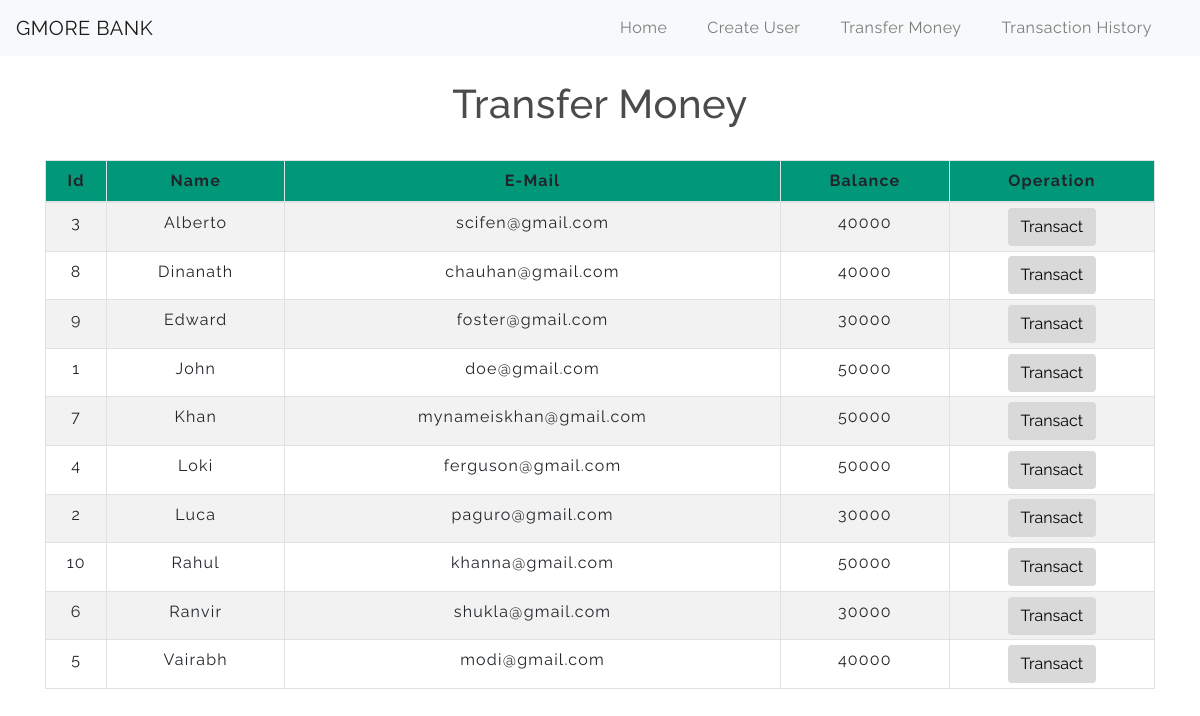
The app's page /transfermoney.php with its own data.
### tables this page shows
CREATE TABLE `users` (
  `id` int(3) NOT NULL,
  `name` text NOT NULL,
  `email` varchar(30) NOT NULL,
  `balance` int(8) NOT NULL
);

### transfermoney.php (the view, shortened to what this page needs)
<!DOCTYPE html>
<html lang="en">
<head>
    <link rel="stylesheet" href="https://maxcdn.bootstrapcdn.com/bootstrap/4.0.0/css/bootstrap.min.css">
    <link rel="stylesheet" href="css/table.css">
    <link rel="stylesheet" href="css/navbar.css">
</head>
<body>
<?php
    include 'config.php';
    $sql = "SELECT * FROM users order by name";
    $result = mysqli_query($conn,$sql);
?>
<?php
  include 'navbar.php';
?>
<div class="container">
        <h2 class="text-center pt-4">Transfer Money</h2>
        <br>
            <div class="row">
                <div class="col">
                    <div class="table-responsive-sm">
                    <table class="table table-hover table-sm table-striped table-condensed table-bordered">
                        <thead>
                            <tr>
                            <th scope="col" class="text-center py-2">Id</th>
                            <th scope="col" class="text-center py-2">Name</th>
                            <th scope="col" class="text-center py-2">E-Mail</th>
                            <th scope="col" class="text-center py-2">Balance</th>
                            <th scope="col" class="text-center py-2">Operation</th>
                            </tr>
                        </thead>
                        <tbody>
                <?php
                    while($rows=mysqli_fetch_assoc($result)){
                ?>
                    <tr>
                        <td class="py-2"><?php echo $rows['id'] ?></td>
                        <td class="py-2"><?php echo $rows['name']?></td>
                        <td class="py-2"><?php echo $rows['email']?></td>
                        <td class="py-2"><?php echo $rows['balance']?></td>
                        <td><a href="selecteduserdetail.php?id= <?php echo $rows['id'] ;?>"> <button type="button" class="btn">Transact</button></a></td>
                    </tr>
                <?php
                    }
                ?>
                        </tbody>
                    </table>
                    </div>
                </div>
            </div>
         </div>
</body>
</html>

### navbar.php (shortened to what this page needs)
<nav class="navbar navbar-expand-md navbar-light bg-light">
<a class="navbar-brand" href="index.php">GMORE BANK</a>
<div class="collapse navbar-collapse" id="collapsibleNavbar">
      <ul class="navbar-nav ml-auto">
        <li class="nav-item">
          <a class="nav-link" href="index.php">Home</a>
        </li>
        <li class="nav-item">
          <a class="nav-link" href="createuser.php">Create User</a>
        </li>
        <li class="nav-item">
          <a class="nav-link" href="transfermoney.php">Transfer Money</a>
        </li>
        <li class="nav-item">
          <a class="nav-link" href="transactionhistory.php">Transaction History</a>
        </li>
    </div>
 </nav>

### css/table.css (style rules this page uses)
* { padding: 0; margin: 0; box-sizing: border-box; font-family: 'Raleway', sans-serif; }
h2 { font-size: 40px; }
table { letter-spacing: 1.2px; border-collapse: collapse; }
th { background-color: #01987a; }
td { text-align: center; }
button { border:none; background: #d9d9d9; transition: 1s; }

### css/navbar.css (style rules this page uses)
.nav-link { margin-right: 1.5rem; color:#2F363F; letter-spacing: 0.5px; transition: 0.5s; }
.navbar-brand { color: #4C4B4B; letter-spacing: 0.5px; }
h2 { color: #4C4B4B; letter-spacing: 0.5px; }

### transfermoney.php (style rules this page uses)
button { transition: 1.5s; }

### records on screen
users: id "3", name "Alberto", email "scifen@gmail.com", balance "40000"
users: id "8", name "Dinanath", email "chauhan@gmail.com", balance "40000"
users: id "9", name "Edward", email "foster@gmail.com", balance "30000"
users: id "1", name "John", email "doe@gmail.com", balance "50000"
users: id "7", name "Khan", email "mynameiskhan@gmail.com", balance "50000"
users: id "4", name "Loki", email "ferguson@gmail.com", balance "50000"
users: id "2", name "Luca", email "paguro@gmail.com", balance "30000"
users: id "10", name "Rahul", email "khanna@gmail.com", balance "50000"
users: id "6", name "Ranvir", email "shukla@gmail.com", balance "30000"
users: id "5", name "Vairabh", email "modi@gmail.com", balance "40000"
